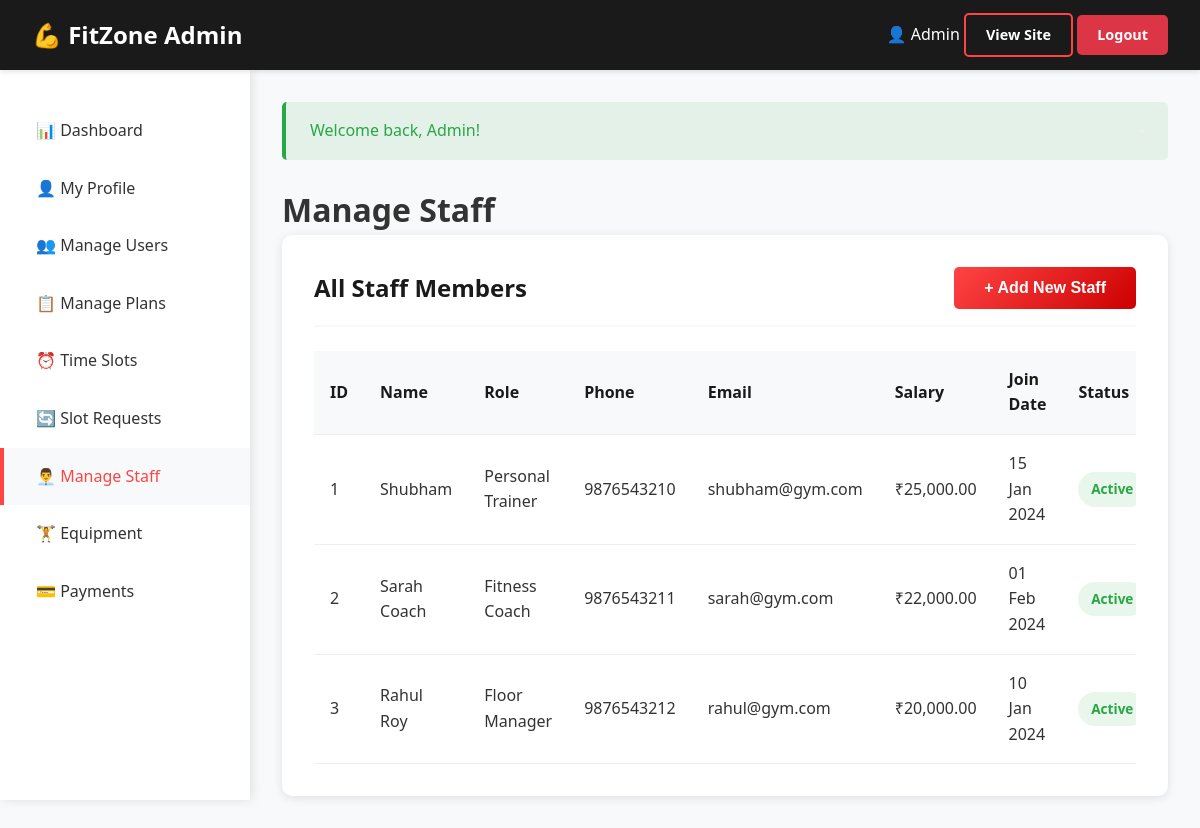
Page /admin/manage_staff.php (signed in) on the committed database.
### tables this page shows
CREATE TABLE `staff` (
  `id` int(11) NOT NULL,
  `name` varchar(100) NOT NULL,
  `role` varchar(50) NOT NULL,
  `phone` varchar(15) DEFAULT NULL,
  `email` varchar(100) DEFAULT NULL,
  `salary` decimal(10,2) DEFAULT NULL,
  `join_date` date DEFAULT NULL,
  `status` enum('active','inactive') DEFAULT 'active',
  `created_at` timestamp NOT NULL DEFAULT current_timestamp(),
  `updated_at` timestamp NOT NULL DEFAULT current_timestamp() ON UPDATE current_timestamp()
);

### admin/manage_staff.php (the view, shortened to what this page needs)
<?php
require_once '../includes/functions.php';
$db = getDB();
$staff = $db->query("SELECT * FROM staff ORDER BY created_at DESC")->fetch_all(MYSQLI_ASSOC);
?>
<!DOCTYPE html>
<html lang="en">
<head>
    <link rel="stylesheet" href="../assets/css/style.css">
</head>
<body class="dashboard">
    <?php include 'includes/header.php'; ?>
    <?php include 'includes/sidebar.php'; ?>
    <main class="dashboard-content">
        <h1>Manage Staff</h1>
        <div class="card">
            <div class="card-header">
                <h3>All Staff Members</h3>
                <button onclick="openModal('addStaffModal')" class="btn btn-primary">+ Add New Staff</button>
            </div>
            <div class="table-responsive">
                <table>
                    <thead>
                        <tr>
                            <th>ID</th>
                            <th>Name</th>
                            <th>Role</th>
                            <th>Phone</th>
                            <th>Email</th>
                            <th>Salary</th>
                            <th>Join Date</th>
                            <th>Status</th>
                        </tr>
                    </thead>
                    <tbody>
                        <?php foreach ($staff as $member): ?>
                            <tr>
                                <td><?php echo $member['id']; ?></td>
                                <td><?php echo htmlspecialchars($member['name']); ?></td>
                                <td><?php echo htmlspecialchars($member['role']); ?></td>
                                <td><?php echo htmlspecialchars($member['phone']); ?></td>
                                <td><?php echo htmlspecialchars($member['email']); ?></td>
                                <td>₹<?php echo number_format($member['salary'], 2); ?></td>
                                <td><?php echo formatDate($member['join_date']); ?></td>
                                <td>
                                    <?php if ($member['status'] === 'active'): ?>
                                        <span class="badge badge-success">Active</span>
                                    <?php else: ?>
                                        <span class="badge badge-danger">Inactive</span>
                                    <?php endif; ?>
                                </td>
                            </tr>
                        <?php endforeach; ?>
                    </tbody>
                </table>
            </div>
        </div>
    </main>
</body>
</html>

### assets/css/style.css (style rules this page uses)
:root { --primary-color: #ff4444; --secondary-color: #1a1a1a; --text-light: #ffffff; --text-dark: #333333; --bg-light: #f8f9fa; --bg-dark: #222222; --accent-color: #ffd700; --success-color: #28a745; --danger-color: #dc3545; --warning-color: #ffc107; }
* { margin: 0; padding: 0; box-sizing: border-box; scroll-behavior: smooth; }
body { font-family: 'Segoe UI', Tahoma, Geneva, Verdana, sans-serif; line-height: 1.6; color: var(--text-dark); overflow-x: hidden; }
.btn { display: inline-block; padding: 12px 30px; text-decoration: none; border-radius: 5px; font-weight: 600; transition: all 0.3s ease; cursor: pointer; border: none; font-size: 1rem; }
.btn-primary { background: linear-gradient(135deg, var(--primary-color), #cc0000); color: var(--text-light); }
.dashboard { min-height: 100vh; background: var(--bg-light); }
.dashboard-content { margin-left: 250px; padding: 2rem; min-height: calc(100vh - 70px); }
.card { background: white; border-radius: 10px; box-shadow: 0 2px 10px rgba(0,0,0,0.1); padding: 2rem; margin-bottom: 2rem; }
.card-header { margin-bottom: 1.5rem; padding-bottom: 1rem; border-bottom: 2px solid var(--bg-light); display: flex; justify-content: space-between; align-items: center; }
.card-header h3 { font-size: 1.5rem; color: var(--secondary-color); }
.table-responsive { overflow-x: auto; }
table { width: 100%; border-collapse: collapse; }
table th, table td { padding: 1rem; text-align: left; border-bottom: 1px solid #eee; }
table th { background: var(--bg-light); font-weight: 600; color: var(--secondary-color); }
.badge { display: inline-block; padding: 0.4rem 0.8rem; border-radius: 20px; font-size: 0.85rem; font-weight: 600; }
.badge-success { background: rgba(40, 167, 69, 0.1); color: var(--success-color); }

### rows in the picture
staff: id "1", name "Shubham", role "Personal Trainer", phone "9876543210", email "shubham@gym.com", salary "25,000.00", join_date "15 Jan 2024", status "Active"
staff: id "2", name "Sarah Coach", role "Fitness Coach", phone "9876543211", email "sarah@gym.com", salary "22,000.00", join_date "01 Feb 2024", status "Active"
staff: id "3", name "Rahul Roy", role "Floor Manager", phone "9876543212", email "rahul@gym.com", salary "20,000.00", join_date "10 Jan 2024", status "Active"

### other values in the picture
$_SESSION['user_name'] "Admin"
$flash['message'] "Welcome back, Admin!"
